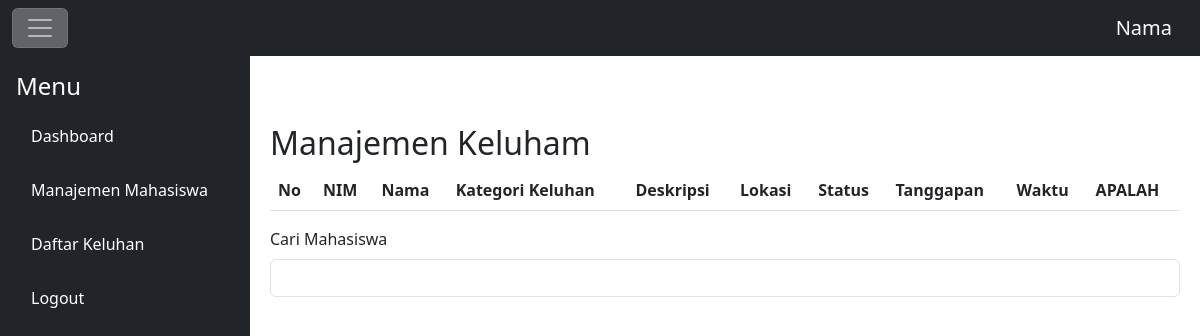
The app's page /admin/keluhan.php, older data.
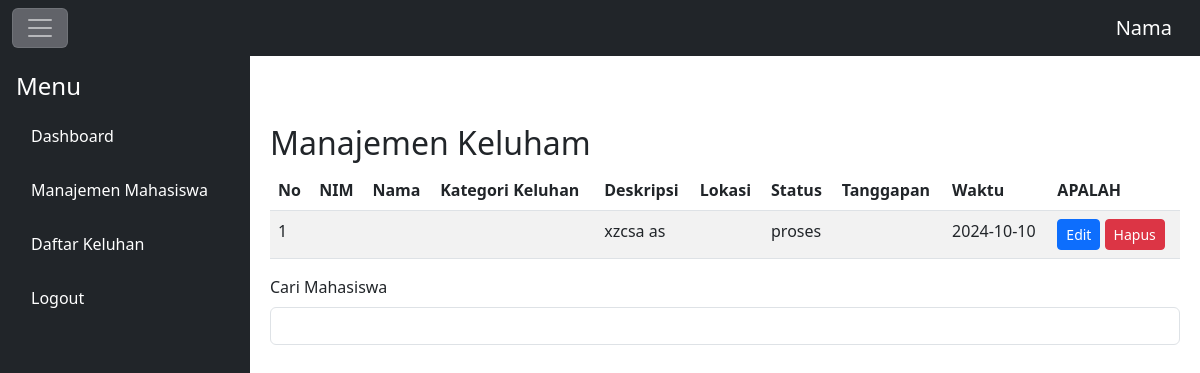
The same page, newer data.
### tables this page shows
CREATE TABLE `keluhan` (
  `id_keluhan` int(30) NOT NULL,
  `id_mhs` int(30) DEFAULT NULL,
  `id_kategori_keluhan` int(30) DEFAULT NULL,
  `deskripsi` text DEFAULT NULL,
  `lokasi` varchar(100) DEFAULT NULL,
  `status` enum('proses','batal','sudah') DEFAULT NULL,
  `tanggapan` varchar(100) DEFAULT NULL,
  `tgl_keluhan` date DEFAULT NULL
);

### admin/keluhan.php (the view, shortened to what this page needs)
<?php
include '../koneksi.php';
$sql = "SELECT keluhan.*, kategori_keluhan.nama_kategori AS nama_kategori
        FROM keluhan
        LEFT JOIN kategori_keluhan ON keluhan.id_kategori_keluhan = kategori_keluhan.id_kategori_keluhan";
$stmt = $koneksi->prepare($sql);
if ($stmt) {
    $stmt->execute();
    $result = $stmt->get_result();
}
?>
<!DOCTYPE html>
<html lang="en">
<head>
    <link href="https://cdn.jsdelivr.net/npm/bootstrap@5.3.0-alpha1/dist/css/bootstrap.min.css" rel="stylesheet">
    <link rel="stylesheet" href="style.css">
</head>
<body>
    <nav class="navbar navbar-dark bg-dark">
        <div class="container-fluid">
            <button class="navbar-toggler" type="button" id="menu-toggle">
                <span class="navbar-toggler-icon"></span>
            </button>
            <a class="navbar-brand" href="#">Nama</a>
        </div>
    </nav>
    <div class="d-flex">
        <div class="sidebar bg-dark p-3">
            <h4 class="text-white">Menu</h4>
            <a href="indexadmin.php" class="nav-link">Dashboard</a>
            <a href="manajemen.php" class="nav-link">Manajemen Mahasiswa</a>
            <a href="keluhan.php" class="nav-link">Daftar Keluhan</a>
            <a href="logout.php" class="nav-link">Logout</a>
        </div>
        <div class="content container my-5">
            <h2>Manajemen Keluham</h2>
            <table class="table table-striped">
                <thead>
                    <tr>
                        <th>No</th>
                        <th>NIM</th>
                        <th>Nama</th>
                        <th>Kategori Keluhan</th>
                        <th>Deskripsi</th>
                        <th>Lokasi</th>
                        <th>Status</th>
                        <th>Tanggapan</th>
                        <th>Waktu</th>
                        <th>APALAH</th>
                    </tr>
                </thead>
                <tbody>
                    <tr>
                    <?php $i = 1 ?>
                         <?php foreach($result as $o){?>
                                <td> <?= $i; ?></td>
                                <td><?=$o["Nim"]?></td>
                                <td><?=$o["nama"]?></td>
                                <td><?=$o["nama_kategori"]?></td>
                                <td><?=$o["deskripsi"]?></td>
                                <td><?=$o["lokasi"]?></td>
                                <td><?=$o["status"]?></td>
                                <td><?=$o["tanggapan"]?></td>
                                <td><?=$o["tgl_keluhan"]?></td>
                                <td>
                            <a href="#" class="btn btn-primary btn-sm">Edit</a>
                            <a href="#" class="btn btn-danger btn-sm">Hapus</a>
                        </td>
                    </tr>
                    <?php $i++; ?>
                    <?php }?>
                </tbody>
            </table>
            <div class="mb-3">
                 <label for="" class="form-label">Cari Mahasiswa</label>
                 <input type="text" class="form-control" id="username" name="username" required autocomplete="off">
            </div>
        </div>
    </div>
</body>
</html>

### admin/style.css (style rules this page uses)
body { overflow-x: hidden; }
.sidebar { height: 100vh; width: 250px; background-color: rgb(244, 246, 255, 0.3); position: fixed; transition: all 0.3s; }
.sidebar a { color: #fff; text-decoration: none; padding: 15px; display: block; }
.content { margin-left: 250px; padding: 20px; transition: all 0.3s; }
.navbar-toggler { background-color: rgb(244, 246, 255, 0.3); }

Row changes from the older to the newer data that the page shows:
added keluhan: deskripsi "xzcsa as", status "proses", tgl_keluhan "2024-10-10"
